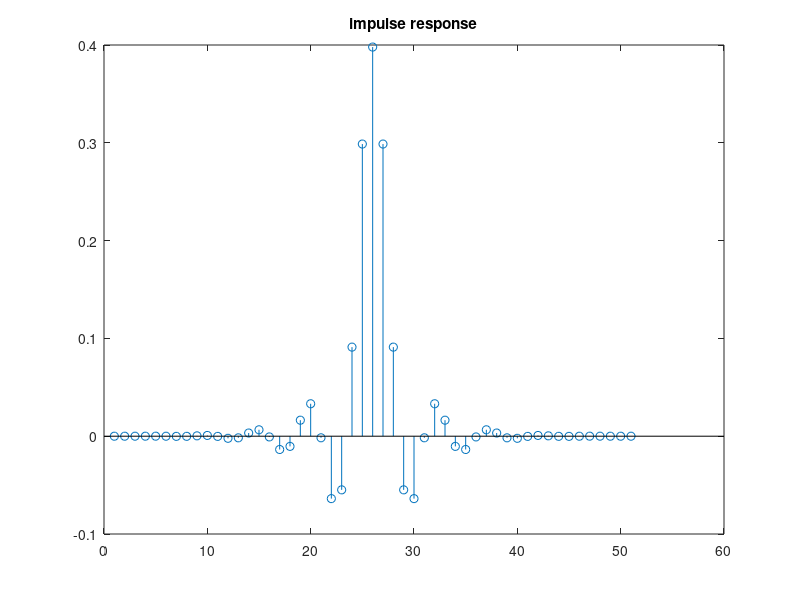
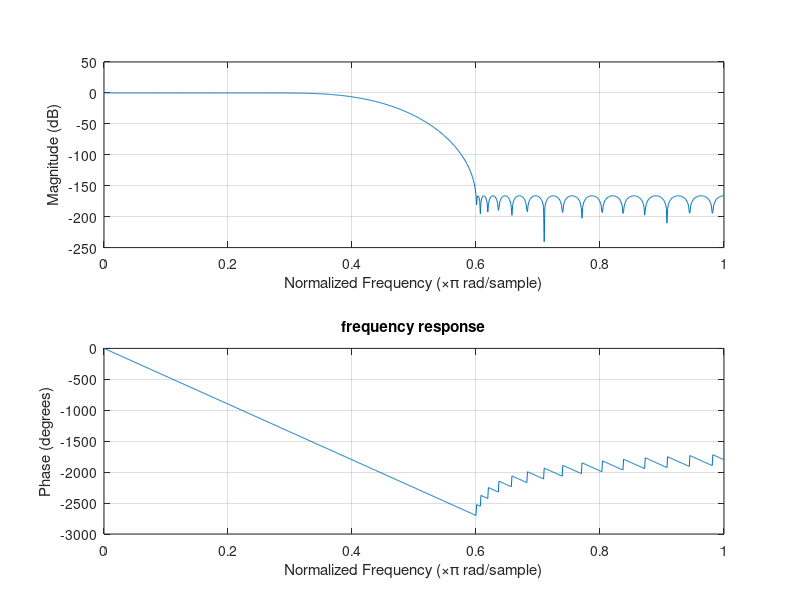
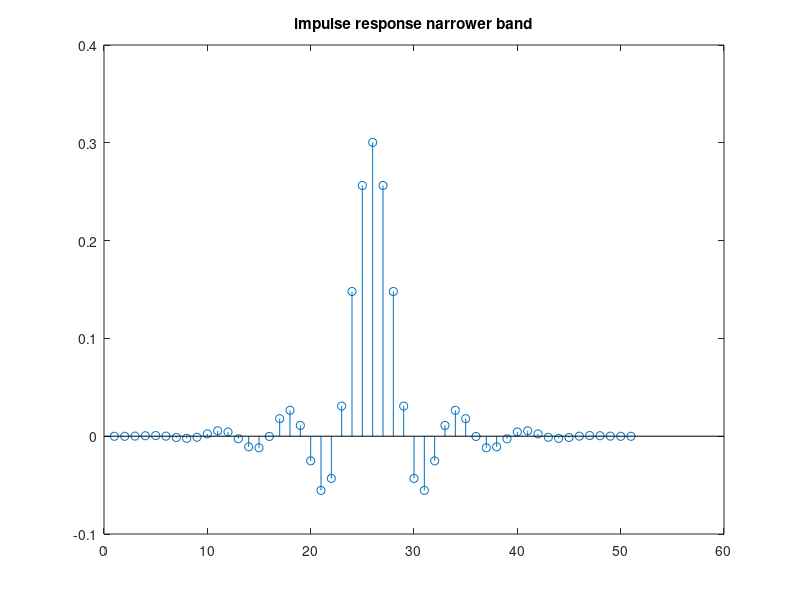
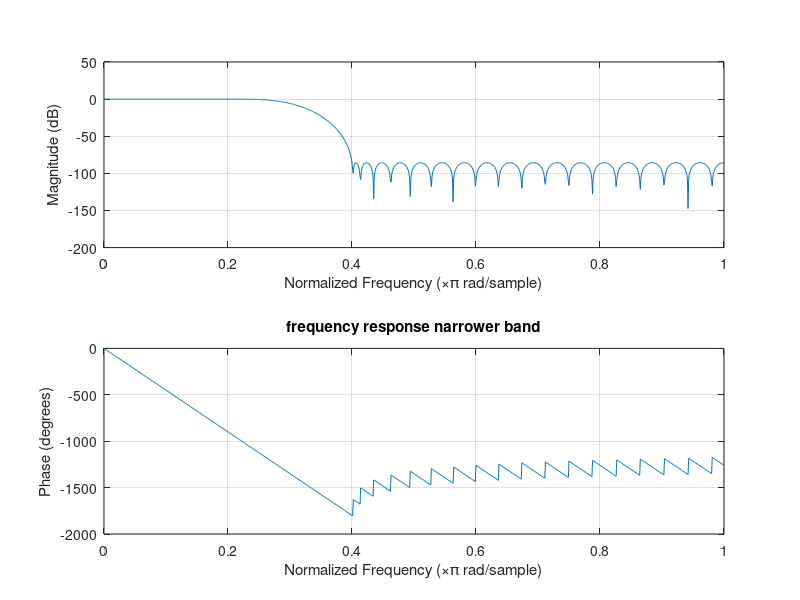

Write the MATLAB code that produced these figures, in order.

F=[0 0.2 0.6 1];
M=[1 1 0 0];
N=50;

B = firpm(N,F,M); 
%impulse response
figure(1)
stem(B);
title('impulse response');

%frequency response
figure(2)
A=1;
N=1000;
freqz(B,A,N);
title('frequency response');


%narrower transition
F=[0 0.2 0.4 1];
M=[1 1 0 0];
N=50;


B = firpm(N,F,M); 
%impulse response
figure(3)
stem(B);
title('impulse response narrower band');

%frequency response
figure(4)
A=1;
N=1000;
freqz(B,A,N);
title('frequency response narrower band');